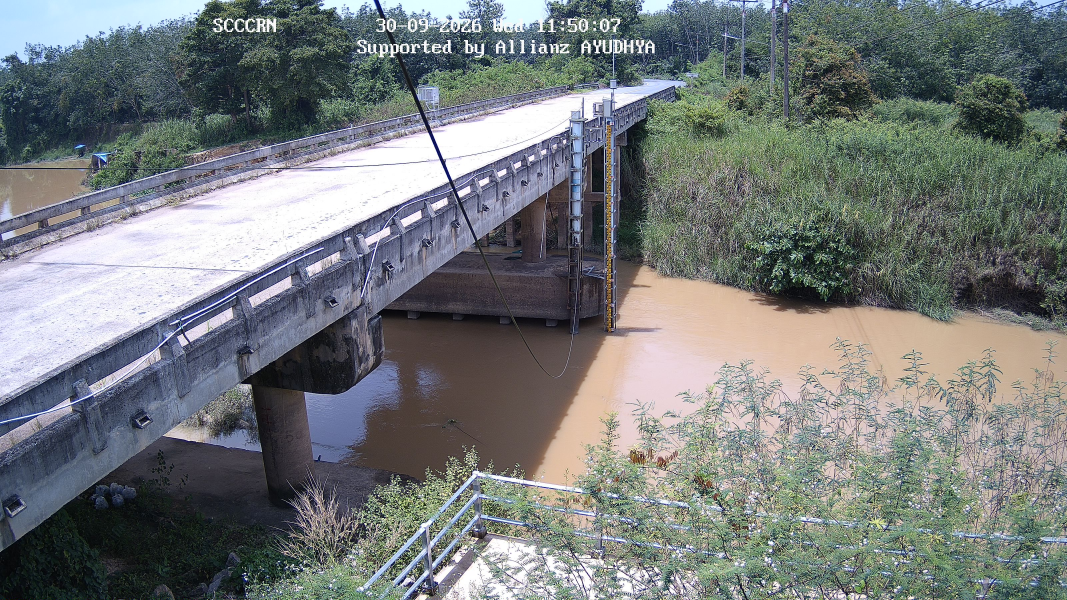
#> input picture workers/vision/sample_images/station1_muangkong.jpg, 3200 x 1800 px (shown at 1/3 size)
$ python step1_crop_and_enhance.py --image ../sample_images/station1_muangkong.jpg
#> lines starting #> are read from the running program, lines starting #| are printed output that depends on the picture
### workers/vision/core/excel_logger.py
"""
Water Level Excel Logger Module
ระบบบันทึกผลการตรวจวัดระดับน้ำลงไฟล์ Excel (water_levels.xlsx) อัตโนมัติ
แยกเก็บเป็นรายคอลัมน์ของแต่ละสถานี โดยบันทึกเฉพาะค่าระดับน้ำ (m R.T.K.) ไม่ใส่ค่า debug
"""

import os
import re
from datetime import datetime
import openpyxl
from openpyxl.styles import Font, PatternFill, Alignment, Border, Side
from openpyxl.utils import get_column_letter


class WaterLevelExcelLogger:
    """
    คลาสจัดการการบันทึกระดับน้ำลง Excel แบบแยกคอลัมน์รายสถานี
    """
    STATION_COLUMN_NAMES = {
        "muangkong": "Muangkong (m R.T.K.)",
        "x.173a": "Muangkong (m R.T.K.)",
        "bangsala": "Bangsala_X90 (m R.T.K.)",
        "bangsala_x90": "Bangsala_X90 (m R.T.K.)",
        "x.90": "Bangsala_X90 (m R.T.K.)",
        "hatyainai": "Hatyainai_X44 (m R.T.K.)",
        "hatyainai_x44": "Hatyainai_X44 (m R.T.K.)",
        "x.44": "Hatyainai_X44 (m R.T.K.)",
        "station3": "Hatyainai_X44 (m R.T.K.)",
        "ta200304": "Hatyainai_X44 (m R.T.K.)"
    }

    def __init__(self, excel_path: str = None):
        if excel_path is None:
            # ค่าเริ่มต้นบันทึกที่โฟลเดอร์เดียวกับโปรเจกต์ non_time_series/water_levels.xlsx
            curr_dir = os.path.dirname(os.path.dirname(os.path.abspath(__file__)))
            excel_path = os.path.join(curr_dir, "water_levels.xlsx")
        self.excel_path = os.path.abspath(excel_path)
        self._ensure_file_exists()

    # [5 lines left out: function _normalize_station_column, not called in this run]

    def _ensure_file_exists(self):
        """ตรวจสอบและสร้างไฟล์ Excel พร้อมโครงสร้างคอลัมน์มาตรฐาน"""
        if not os.path.exists(self.excel_path):
            wb = openpyxl.Workbook()
            ws = wb.active
            ws.title = "Water Levels"

            headers = [
                "Timestamp",
                "Muangkong (m R.T.K.)",
                "Bangsala_X90 (m R.T.K.)",
                "Hatyainai_X44 (m R.T.K.)"
            ]
            ws.append(headers)
            self._apply_header_styling(ws)
            wb.save(self.excel_path)

    def _apply_header_styling(self, ws):
        """ตกแต่งส่วนหัวตาราง Header ให้สวยงามตามสไตล์มืออาชีพ"""
        header_fill = PatternFill(start_color="1B365D", end_color="1B365D", fill_type="solid")
        header_font = Font(name="Segoe UI", size=11, bold=True, color="FFFFFF")
        center_align = Alignment(horizontal="center", vertical="center")
        thin_border = Border(
            left=Side(style='thin', color='DDDDDD'),
            right=Side(style='thin', color='DDDDDD'),
            top=Side(style='medium', color='1B365D'),
            bottom=Side(style='medium', color='1B365D')
        )

        ws.row_dimensions[1].height = 28
        for col_idx in range(1, ws.max_column + 1):
            cell = ws.cell(row=1, column=col_idx)
            cell.fill = header_fill
            cell.font = header_font
            cell.alignment = center_align
            cell.border = thin_border
            col_letter = get_column_letter(col_idx)
            ws.column_dimensions[col_letter].width = 25
#> in main, frame is the input picture: shape (1800, 3200, 3); mean B, G, R 123.1, 122.7, 118

    # [85 lines left out: functions log_water_level, extract_timestamp_from_path, not called in this run]


# Singleton instance
excel_logger = WaterLevelExcelLogger()

### workers/vision/core/pole_coordinates.py
"""
Pole Coordinates & Perspective Homography Geometry Module
ระบบคำนวณและจัดการพิกัดเสาวัดระดับน้ำ (Staff Gauge Coordinates) ทั้ง 3 สถานี
- คำนวณเมทริกซ์การแปลงมุมมอง 4-Point Homography (M) และ Inverse Perspective Transform (M^-1)
- คำนวณมุมเอียง (Tilt Angle), สัดส่วนขนาด (Aspect Ratio), และความละเอียดพิกเซลต่อเมตร (Pixels per Meter)
- ดัดภาพเสาให้ตรง (Perspective Rectification) และแปลงพิกัดผิวน้ำกลับสู่จอมอนิเตอร์กล้อง CCTV อย่างแม่นยำ
"""

import os
import json
import math
import cv2
import numpy as np


class PoleCoordinateManager:
    """
    ตัวจัดการพิกัดและเรขาคณิตของเสาวัดน้ำสำหรับสถานีโทรมาตร/CCTV
    """
    def __init__(self, config_dict_or_path):
        if isinstance(config_dict_or_path, str):
            with open(config_dict_or_path, "r", encoding="utf-8") as f:
#> (reads workers/vision/configs/station3_hatyainai.json from the repository)
                self.config = json.load(f)
        else:
            self.config = config_dict_or_path

        self.station_name = self.config.get("station_name", "Unknown")
        self.station_code = self.config.get("station_code", "Unknown")
        self.ref_res = self.config.get("reference_frame_resolution", [1920, 1080])
        self.ref_w, self.ref_h = self.ref_res

        self.has_polygon = "staff_gauge_polygon" in self.config
        self.has_bbox = "staff_gauge_bbox" in self.config

        # ขนาดภาพ Rectified และ Enhanced ROI
        self.rect_w = self.config.get("rectified_roi", {}).get("width", 40)
        self.rect_h = self.config.get("rectified_roi", {}).get("height", 1120)
        self.enh_w = self.config.get("enhanced_roi", {}).get("width", 80)
        self.enh_h = self.config.get("enhanced_roi", {}).get("height", 2240)
        self.upscale_factor = self.config.get("enhanced_roi", {}).get("upscale_factor", 2.0)

        # เมทริกซ์ Homography
        self.M = None
        self.M_inv = None
        self.last_pts_src = None

    def get_source_points(self, frame_shape):
        """คำนวณพิกัดมุม 4 จุดของเสาบนเฟรมภาพปัจจุบันตาม Resolution"""
        h_curr, w_curr = frame_shape[:2]
        scale_x = w_curr / float(self.ref_w)
        scale_y = h_curr / float(self.ref_h)

        if self.has_polygon:
            poly = self.config["staff_gauge_polygon"]
            pts = np.float32([
                [poly["top_left"][0] * scale_x, poly["top_left"][1] * scale_y],
                [poly["top_right"][0] * scale_x, poly["top_right"][1] * scale_y],
                [poly["bottom_right"][0] * scale_x, poly["bottom_right"][1] * scale_y],
                [poly["bottom_left"][0] * scale_x, poly["bottom_left"][1] * scale_y]
            ])
        elif self.has_bbox:
            bbox = self.config["staff_gauge_bbox"]
            x1, y1 = bbox["x1"] * scale_x, bbox["y1"] * scale_y
            x2, y2 = bbox["x2"] * scale_x, bbox["y2"] * scale_y
            pts = np.float32([
                [x1, y1],
                [x2, y1],
                [x2, y2],
                [x1, y2]
            ])
        else:
            raise ValueError(f"No polygon or bbox specified in config for station {self.station_name}")

        return pts

    def compute_homography_matrices(self, frame_shape):
        """คำนวณเมทริกซ์การแปลงมุมมอง Homography (M) และ Inverse Transform (M^-1)"""
        pts_src = self.get_source_points(frame_shape)
        pts_dst = np.float32([
            [0, 0],
            [self.rect_w, 0],
            [self.rect_w, self.rect_h],
            [0, self.rect_h]
        ])

        self.M = cv2.getPerspectiveTransform(pts_src, pts_dst)
        self.M_inv = cv2.getPerspectiveTransform(pts_dst, pts_src)
        self.last_pts_src = pts_src
        return self.M, self.M_inv, pts_src

    def extract_and_rectify(self, frame):
        """
        ดัดมุมมองเสาวัดน้ำและปรับปรุงคุณภาพความคมชัด (Rectify + CLAHE + Unsharp Masking)
        ส่งคืน: (rectified_roi, enhanced_roi, pts_src)
        """
        self.compute_homography_matrices(frame.shape)

        if self.has_polygon:
            rectified = cv2.warpPerspective(frame, self.M, (self.rect_w, self.rect_h))
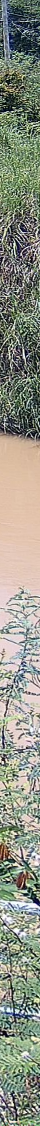
#> rectified: shape (1126, 40, 3); mean B, G, R 132.5, 145.4, 142.4
        else:
            # กรณี BBox สี่เหลี่ยมมุมฉากตรง
            pts = self.last_pts_src
            x1, y1 = int(round(pts[0][0])), int(round(pts[0][1]))
            x2, y2 = int(round(pts[2][0])), int(round(pts[2][1]))
            x1 = max(0, min(x1, frame.shape[1] - 1))
            x2 = max(x1 + 1, min(x2, frame.shape[1]))
            y1 = max(0, min(y1, frame.shape[0] - 1))
            y2 = max(y1 + 1, min(y2, frame.shape[0]))
            rectified = cv2.resize(frame[y1:y2, x1:x2], (self.rect_w, self.rect_h))

        # Super-Resolution Upscaling & Contrast Enhancement
        upscaled = cv2.resize(rectified, (self.enh_w, self.enh_h), interpolation=cv2.INTER_LANCZOS4)
        lab = cv2.cvtColor(upscaled, cv2.COLOR_BGR2LAB)
#> lab: shape (2252, 80, 3); mean of channels 0, 1, 2 150.2, 124.6, 134.5
        l, a, b_ch = cv2.split(lab)
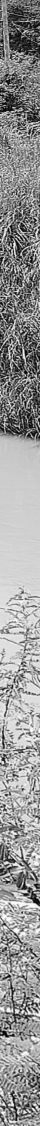
#> l: shape (2252, 80) (shown at 1/2 size); min 0, max 255, mean 150.2
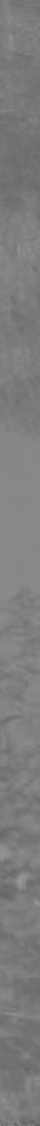
#> a: shape (2252, 80) (shown at 1/2 size); min 95, max 153, mean 124.6
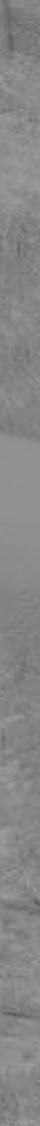
#> b_ch: shape (2252, 80) (shown at 1/2 size); min 88, max 163, mean 134.5
        clahe = cv2.createCLAHE(clipLimit=2.5, tileGridSize=(8, 8))
        l_enh = clahe.apply(l)
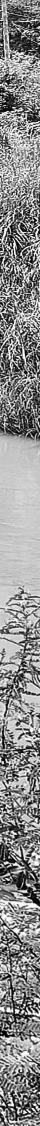
#> l_enh: shape (2252, 80) (shown at 1/2 size); min 0, max 255, mean 140.3
        enhanced_lab = cv2.merge([l_enh, a, b_ch])
#> enhanced_lab: shape (2252, 80, 3); mean of channels 0, 1, 2 140.3, 124.6, 134.5
        enhanced_bgr = cv2.cvtColor(enhanced_lab, cv2.COLOR_LAB2BGR)
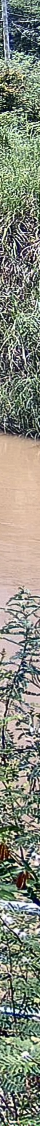
#> enhanced_bgr: shape (2252, 80, 3) (shown at 1/2 size); mean B, G, R 123.7, 136.5, 133.5
        gaussian = cv2.GaussianBlur(enhanced_bgr, (0, 0), sigmaX=1.5)
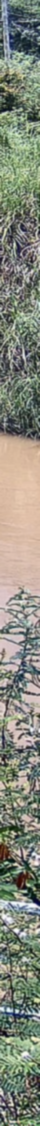
#> gaussian: shape (2252, 80, 3) (shown at 1/2 size); mean B, G, R 123.7, 136.5, 133.5
        sharpened = cv2.addWeighted(enhanced_bgr, 1.35, gaussian, -0.35, 0)

        return rectified, sharpened, self.last_pts_src

    # [83 lines left out: functions transform_gauge_to_cctv, calculate_pole_geometry, not called in this run]

### workers/vision/tools/step1_crop_and_enhance.py
"""
Step 1: Crop, Perspective Rectification & Image Enhancement Tool
ตัดภาพเสาวัดน้ำ, ดัดมุมมองเอียง (Perspective Rectification), และปรับปรุงคุณภาพความคมชัด (Super-Resolution + CLAHE)
รองรับทั้ง 3 สถานี: Muangkong (X.173A), Bangsala (X.90), และ Hatyainai (X.44)
"""

import os
import sys
import argparse
import cv2

BASE_DIR = os.path.dirname(os.path.dirname(os.path.abspath(__file__)))
if BASE_DIR not in sys.path:
    sys.path.insert(0, BASE_DIR)

if hasattr(sys.stdout, 'reconfigure'):
    sys.stdout.reconfigure(encoding='utf-8')

from core.pole_coordinates import PoleCoordinateManager

CONFIG_MAP = {
    "muangkong": os.path.join(BASE_DIR, "configs", "station1_muangkong.json"),
    "bangsala": os.path.join(BASE_DIR, "configs", "station2_bangsala.json"),
    "hatyainai": os.path.join(BASE_DIR, "configs", "station3_hatyainai.json")
}

DEFAULT_IMAGES = {
    "muangkong": os.path.join(BASE_DIR, "sample_images", "station1_muangkong.jpg"),
    "bangsala": os.path.join(BASE_DIR, "sample_images", "station2_bangsala.png"),
    "hatyainai": os.path.join(BASE_DIR, "sample_images", "station3_hatyainai_daytime.jpg")
}


def main():
    parser = argparse.ArgumentParser(description="Step 1: Crop & Enhance Staff Gauge")
    parser.add_argument("--station", type=str, default="hatyainai", choices=["muangkong", "bangsala", "hatyainai"],
                        help="Station to process")
    parser.add_argument("--image", type=str, default=None, help="Input CCTV image path")
    parser.add_argument("--output_dir", type=str, default=os.path.join(BASE_DIR, "output"), help="Output directory")
    args = parser.parse_args()

    cfg_path = CONFIG_MAP[args.station]
    img_path = args.image if args.image else DEFAULT_IMAGES[args.station]

    if not os.path.exists(img_path):
        print(f"❌ Input image not found: {img_path}")
        return

    frame = cv2.imread(img_path)
    if frame is None:
        print(f"❌ Failed to decode image: {img_path}")
        return

    mgr = PoleCoordinateManager(cfg_path)
    rectified, enhanced, pts_src = mgr.extract_and_rectify(frame)
#> pts_src = [[2223.3, 133.3], [2278.3, 133.3], [2143.3, 1800], [2098.3, 1800]]

    os.makedirs(args.output_dir, exist_ok=True)
    out_rect = os.path.join(args.output_dir, f"{args.station}_step1_rectified.png")
    out_enh = os.path.join(args.output_dir, f"{args.station}_step1_enhanced.png")

    cv2.imwrite(out_rect, rectified)
    cv2.imwrite(out_enh, enhanced)

    print("=" * 70)
    print(f"✅ Step 1 เสร็จสมบูรณ์: สถานี {mgr.station_name} ({mgr.station_code})")
    print(f"📷 ภาพต้นฉบับ: {img_path} ({frame.shape[1]}x{frame.shape[0]})")
#| 📷 ภาพต้นฉบับ: ../sample_images/station1_muangkong.jpg (3200x1800)
    print(f"📐 ตัดดัดภาพเสา Rectified: {rectified.shape[1]}x{rectified.shape[0]} px -> {out_rect}")
#| 📐 ตัดดัดภาพเสา Rectified: 40x1126 px -> workers/vision/output/hatyainai_step1_rectified.png
    print(f"✨ ขยายภาพ Super-Res Enhanced: {enhanced.shape[1]}x{enhanced.shape[0]} px -> {out_enh}")
#| ✨ ขยายภาพ Super-Res Enhanced: 80x2252 px -> workers/vision/output/hatyainai_step1_enhanced.png
    print("=" * 70)


if __name__ == "__main__":
    main()
